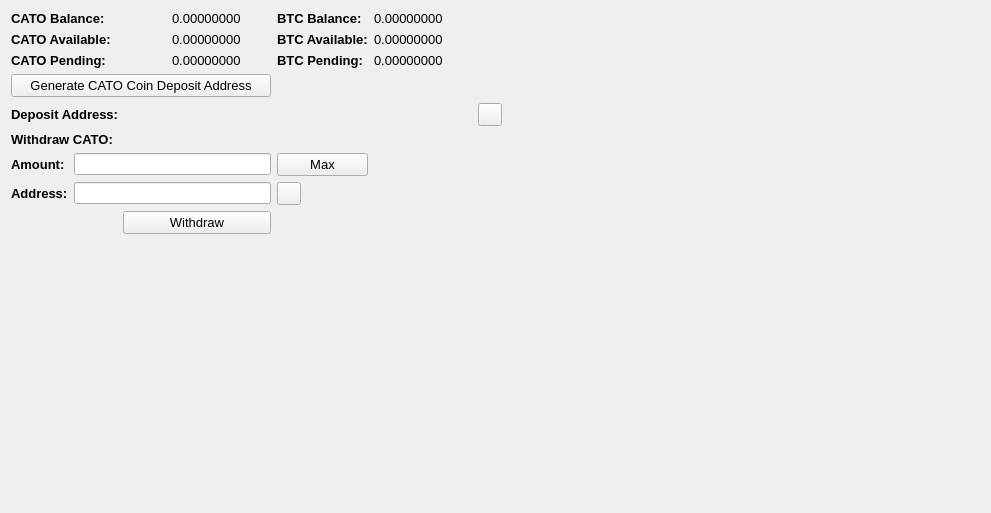
     <widget class="QWidget" name="BalanceTab">
      <attribute name="title">
       <string>Balance</string>
      </attribute>
      <layout class="QGridLayout" name="gridLayout_2">
       <item row="0" column="0" colspan="2">
        <widget class="QLabel" name="label_11">
         <property name="font">
          <font>
           <pointsize>10</pointsize>
           <weight>75</weight>
           <bold>true</bold>
          </font>
         </property>
         <property name="text">
          <string>CATO Balance:</string>
         </property>
        </widget>
       </item>
       <item row="0" column="3">
        <widget class="QLabel" name="CATOBalanceLabel">
         <property name="font">
          <font>
           <pointsize>10</pointsize>
          </font>
         </property>
         <property name="text">
          <string>0.00000000</string>
         </property>
         <property name="textInteractionFlags">
          <set>Qt::LinksAccessibleByMouse|Qt::TextSelectableByMouse</set>
         </property>
        </widget>
       </item>
       <item row="0" column="4">
        <widget class="QLabel" name="label_12">
         <property name="font">
          <font>
           <pointsize>10</pointsize>
           <weight>75</weight>
           <bold>true</bold>
          </font>
         </property>
         <property name="text">
          <string>BTC Balance:</string>
         </property>
        </widget>
       </item>
       <item row="0" column="5">
        <widget class="QLabel" name="BitcoinBalanceLabel">
         <property name="font">
          <font>
           <pointsize>10</pointsize>
          </font>
         </property>
         <property name="text">
          <string>0.00000000</string>
         </property>
         <property name="textInteractionFlags">
          <set>Qt::LinksAccessibleByMouse|Qt::TextSelectableByMouse</set>
         </property>
        </widget>
       </item>
       <item row="0" column="7" rowspan="10">
        <spacer name="horizontalSpacer_4">
         <property name="orientation">
          <enum>Qt::Horizontal</enum>
         </property>
         <property name="sizeHint" stdset="0">
          <size>
           <width>478</width>
           <height>488</height>
          </size>
         </property>
        </spacer>
       </item>
       <item row="1" column="0" colspan="2">
        <widget class="QLabel" name="label_13">
         <property name="font">
          <font>
           <pointsize>10</pointsize>
           <weight>75</weight>
           <bold>true</bold>
          </font>
         </property>
         <property name="text">
          <string>CATO Available:</string>
         </property>
        </widget>
       </item>
       <item row="1" column="3">
        <widget class="QLabel" name="CATOAvailableLabel_2">
         <property name="font">
          <font>
           <pointsize>10</pointsize>
          </font>
         </property>
         <property name="text">
          <string>0.00000000</string>
         </property>
         <property name="textInteractionFlags">
          <set>Qt::LinksAccessibleByMouse|Qt::TextSelectableByMouse</set>
         </property>
        </widget>
       </item>
       <item row="1" column="4">
        <widget class="QLabel" name="label_15">
         <property name="font">
          <font>
           <pointsize>10</pointsize>
           <weight>75</weight>
           <bold>true</bold>
          </font>
         </property>
         <property name="text">
          <string>BTC Available:</string>
         </property>
        </widget>
       </item>
       <item row="1" column="5">
        <widget class="QLabel" name="BitcoinAvailableLabel">
         <property name="font">
          <font>
           <pointsize>10</pointsize>
          </font>
         </property>
         <property name="text">
          <string>0.00000000</string>
         </property>
         <property name="textInteractionFlags">
          <set>Qt::LinksAccessibleByMouse|Qt::TextSelectableByMouse</set>
         </property>
        </widget>
       </item>
       <item row="2" column="0" colspan="2">
        <widget class="QLabel" name="label_14">
         <property name="font">
          <font>
           <pointsize>10</pointsize>
           <weight>75</weight>
           <bold>true</bold>
          </font>
         </property>
         <property name="text">
          <string>CATO Pending:</string>
         </property>
        </widget>
       </item>
       <item row="2" column="3">
        <widget class="QLabel" name="CATOPendingLabel">
         <property name="font">
          <font>
           <pointsize>10</pointsize>
          </font>
         </property>
         <property name="text">
          <string>0.00000000</string>
         </property>
         <property name="textInteractionFlags">
          <set>Qt::LinksAccessibleByMouse|Qt::TextSelectableByMouse</set>
         </property>
        </widget>
       </item>
       <item row="2" column="4">
        <widget class="QLabel" name="label_31">
         <property name="font">
          <font>
           <pointsize>10</pointsize>
           <weight>75</weight>
           <bold>true</bold>
          </font>
         </property>
         <property name="text">
          <string>BTC Pending:</string>
         </property>
        </widget>
       </item>
       <item row="2" column="5">
        <widget class="QLabel" name="BitcoinPendingLabel">
         <property name="font">
          <font>
           <pointsize>10</pointsize>
          </font>
         </property>
         <property name="text">
          <string>0.00000000</string>
         </property>
         <property name="textInteractionFlags">
          <set>Qt::LinksAccessibleByMouse|Qt::TextSelectableByMouse</set>
         </property>
        </widget>
       </item>
       <item row="3" column="0" colspan="4">
        <widget class="QPushButton" name="GenDepositBTN">
         <property name="font">
          <font>
           <pointsize>10</pointsize>
          </font>
         </property>
         <property name="text">
          <string>Generate CATO Coin Deposit Address</string>
         </property>
        </widget>
       </item>
       <item row="4" column="0" colspan="3">
        <widget class="QLabel" name="label_33">
         <property name="font">
          <font>
           <pointsize>10</pointsize>
           <weight>75</weight>
           <bold>true</bold>
          </font>
         </property>
         <property name="text">
          <string>Deposit Address:</string>
         </property>
        </widget>
       </item>
       <item row="4" column="3" colspan="3">
        <widget class="QLabel" name="DepositAddressLabel">
         <property name="minimumSize">
          <size>
           <width>300</width>
           <height>0</height>
          </size>
         </property>
         <property name="palette">
          <palette>
           <active>
            <colorrole role="WindowText">
             <brush brushstyle="SolidPattern">
              <color alpha="255">
               <red>0</red>
               <green>0</green>
               <blue>0</blue>
              </color>
             </brush>
            </colorrole>
            <colorrole role="Text">
             <brush brushstyle="SolidPattern">
              <color alpha="255">
               <red>0</red>
               <green>0</green>
               <blue>255</blue>
              </color>
             </brush>
            </colorrole>
           </active>
           <inactive>
            <colorrole role="WindowText">
             <brush brushstyle="SolidPattern">
              <color alpha="255">
               <red>0</red>
               <green>0</green>
               <blue>0</blue>
              </color>
             </brush>
            </colorrole>
            <colorrole role="Text">
             <brush brushstyle="SolidPattern">
              <color alpha="255">
               <red>0</red>
               <green>0</green>
               <blue>255</blue>
              </color>
             </brush>
            </colorrole>
           </inactive>
           <disabled>
            <colorrole role="WindowText">
             <brush brushstyle="SolidPattern">
              <color alpha="255">
               <red>120</red>
               <green>120</green>
               <blue>120</blue>
              </color>
             </brush>
            </colorrole>
            <colorrole role="Text">
             <brush brushstyle="SolidPattern">
              <color alpha="255">
               <red>120</red>
               <green>120</green>
               <blue>120</blue>
              </color>
             </brush>
            </colorrole>
           </disabled>
          </palette>
         </property>
         <property name="font">
          <font>
           <pointsize>10</pointsize>
           <weight>75</weight>
           <bold>true</bold>
          </font>
         </property>
         <property name="text">
          <string/>
         </property>
         <property name="alignment">
          <set>Qt::AlignRight|Qt::AlignTrailing|Qt::AlignVCenter</set>
         </property>
         <property name="textInteractionFlags">
          <set>Qt::LinksAccessibleByMouse|Qt::TextSelectableByKeyboard|Qt::TextSelectableByMouse</set>
         </property>
        </widget>
       </item>
       <item row="4" column="6">
        <widget class="QToolButton" name="DepositCopyButton">
         <property name="toolTip">
          <string>Copy to clipboard</string>
         </property>
         <property name="text">
          <string/>
         </property>
         <property name="icon">
          <iconset resource="../bitcoin.qrc">
           <normaloff>:/icons/editcopy</normaloff>:/icons/editcopy</iconset>
         </property>
         <property name="shortcut">
          <string>Alt+P</string>
         </property>
        </widget>
       </item>
       <item row="5" column="0" colspan="2">
        <widget class="QLabel" name="label_34">
         <property name="font">
          <font>
           <pointsize>10</pointsize>
           <weight>75</weight>
           <bold>true</bold>
          </font>
         </property>
         <property name="text">
          <string>Withdraw CATO:</string>
         </property>
        </widget>
       </item>
       <item row="6" column="0">
        <widget class="QLabel" name="label_26">
         <property name="font">
          <font>
           <pointsize>10</pointsize>
           <weight>75</weight>
           <bold>true</bold>
          </font>
         </property>
         <property name="text">
          <string>Amount:</string>
         </property>
        </widget>
       </item>
       <item row="6" column="1" colspan="3">
        <widget class="QLineEdit" name="WithdrawUnitsInput">
         <property name="font">
          <font>
           <pointsize>9</pointsize>
           <weight>75</weight>
           <bold>true</bold>
          </font>
         </property>
         <property name="text">
          <string/>
         </property>
        </widget>
       </item>
       <item row="6" column="4">
        <widget class="QPushButton" name="Withdraw_Max_Amount">
         <property name="font">
          <font>
           <pointsize>10</pointsize>
          </font>
         </property>
         <property name="text">
          <string>Max</string>
         </property>
        </widget>
       </item>
       <item row="7" column="0">
        <widget class="QLabel" name="label_10">
         <property name="font">
          <font>
           <pointsize>10</pointsize>
           <weight>75</weight>
           <bold>true</bold>
          </font>
         </property>
         <property name="text">
          <string>Address:</string>
         </property>
        </widget>
       </item>
       <item row="7" column="1" colspan="3">
        <widget class="QLineEdit" name="WithdrawAddress">
         <property name="font">
          <font>
           <pointsize>9</pointsize>
           <weight>75</weight>
           <bold>true</bold>
          </font>
         </property>
        </widget>
       </item>
       <item row="7" column="4">
        <widget class="QToolButton" name="WithdrawPasteButton">
         <property name="toolTip">
          <string>Paste from clipboard</string>
         </property>
         <property name="text">
          <string/>
         </property>
         <property name="icon">
          <iconset resource="../bitcoin.qrc">
           <normaloff>:/icons/editpaste</normaloff>:/icons/editpaste</iconset>
         </property>
         <property name="shortcut">
          <string>Alt+P</string>
         </property>
        </widget>
       </item>
       <item row="8" column="2" colspan="2">
        <widget class="QPushButton" name="WithdrawUnitsBtn">
         <property name="font">
          <font>
           <pointsize>10</pointsize>
          </font>
         </property>
         <property name="text">
          <string>Withdraw</string>
         </property>
        </widget>
       </item>
       <item row="9" column="0" colspan="6">
        <spacer name="verticalSpacer">
         <property name="orientation">
          <enum>Qt::Vertical</enum>
         </property>
         <property name="sizeHint" stdset="0">
          <size>
           <width>428</width>
           <height>262</height>
          </size>
         </property>
        </spacer>
       </item>
      </layout>
      <zorder>label_31</zorder>
      <zorder>label_15</zorder>
      <zorder>label_12</zorder>
      <zorder>label_14</zorder>
      <zorder>label_13</zorder>
      <zorder>label_11</zorder>
      <zorder>BitcoinBalanceLabel</zorder>
      <zorder>CATOBalanceLabel</zorder>
      <zorder>CATOAvailableLabel_2</zorder>
      <zorder>CATOPendingLabel</zorder>
      <zorder>BitcoinAvailableLabel</zorder>
      <zorder>BitcoinPendingLabel</zorder>
      <zorder>label_33</zorder>
      <zorder>GenDepositBTN</zorder>
      <zorder>DepositAddressLabel</zorder>
      <zorder>Withdraw_Max_Amount</zorder>
      <zorder>label_34</zorder>
      <zorder>WithdrawUnitsInput</zorder>
      <zorder>label_10</zorder>
      <zorder>label_26</zorder>
      <zorder>WithdrawAddress</zorder>
      <zorder>WithdrawUnitsBtn</zorder>
      <zorder>horizontalSpacer_4</zorder>
      <zorder>verticalSpacer</zorder>
      <zorder>WithdrawPasteButton</zorder>
      <zorder>DepositCopyButton</zorder>
     </widget>
